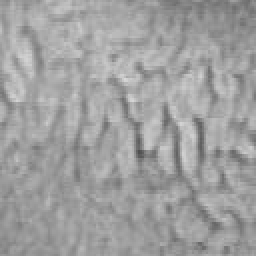
%> input picture marsh_0.jpg, 128 x 128 px (shown 2 times larger)
$ octave demo.m   (GNU Octave 9; MATLAB toolbox functions it lacks are replaced by stand-ins)
%> lines starting %> are read from the running program, lines starting %| are printed output that depends on the picture
### ShapeCurvatureHistogram.m
function [feature_vector,thetaXYEdgePixels,CurvEdgePixels,Gdir,BW,Igray] = ...
    ShapeCurvatureHistogram(image,sigma,threshold,windowSize,NumberOfBins,histnorm)

%%***********************************************************************%
%*                     Shape curvature histogram                        *%
%*          Creates a curvature histogram of shapes features.           *%
%*                                                                      *%
%* Code author: Preetham Manjunatha                                     *%
%* Github link: https://github.com/preethamam                           *%
%* Date: 08/02/2021                                                     *%
%************************************************************************%
%
%************************************************************************%
%
% Usage: [feature_vector,thetaXYEdgePixels,CurvEdgePixels,Gdir,BW,Igray] = ...
%        ShapeCurvatureHistogram(image,sigma,threshold,windowSize,NumberOfBins,histnorm)
%
% Inputs: image         - color / grayscale / binary image
%         sigma         - standard deviation of the canny edge detector (optional)
%         threshold     - canny edge detector threshold | 2-element vector
%         windowSize    - sliding window size
%         NumberOfBins  - number of histroam bins size
%         histnorm      - histogram normalization type (default: count)
% Outputs: feature_vector       - histogram of the curvature values
%          thetaXYEdgePixels    - orientation of pixels
%          CurvEdgePixels       - curvature of edge pixels
%          Gdir                 - gradient direction
%          BW                   - binray image
%          Igray                - grayscale image
%
%
% Based on the paper:
% Gadermayr, Michael, Michael Liedlgruber, Andreas Uhl, and Andreas V閏sei.
% "Shape curvature histogram: A shape feature for celiac disease diagnosis."
% In International MICCAI Workshop on Medical Computer Vision, pp. 175-184.
% Springer, Cham, 2013.

% Convert to grayscale
if (size(image,3) > 2)
    Igray = rgb2gray(image);
else
    Igray = image;
end

% Step 1: Edge detection
BW = edge(Igray,'Canny',threshold, sigma);

% Step 2: Gradient directions
[Gmag,Gdir] = imgradient(Igray,'sobel'); %#ok<*ASGLU>
[Gx,Gy] = imgradientxy(Igray,'sobel');

% Step 3: Computation of orientation
thetaXY     = atan2(Gy,Gx);
thetaXYEdgePixels = BW .* thetaXY;

% Step 4: Computation of curvature
CurvXY = nlfilter(thetaXY, [windowSize(1) windowSize(2)], @curvXY);
CurvEdgePixels = BW .* CurvXY;

% Step 5: Generation of feature vector
C = CurvEdgePixels(:);
C = C(C~=0);
[counts,edges,bin] = histcounts(C,NumberOfBins,'Normalization',histnorm);
feature_vector = counts/numel(C);

% Sliding window function
function out = curvXY(inputMatrix)
        thetaMax = max(max(inputMatrix));
        thetaMin = min(min(inputMatrix));

        deltaXY = max(thetaMax,thetaMin) - min(thetaMax,thetaMin);

        if(deltaXY <= pi)
            out = deltaXY;
        elseif (deltaXY > pi)
            out = 2*pi - deltaXY;
        end
end
end

### imoverlay.m
function out = imoverlay(in, mask, color)
%IMOVERLAY Create a mask-based image overlay.
%   OUT = IMOVERLAY(IN, MASK, COLOR) takes an input image, IN, and a binary
%   image, MASK, and produces an output image whose pixels in the MASK
%   locations have the specified COLOR.
%
%   IN should be a grayscale or an RGB image of class uint8, uint16, int16,
%   logical, double, or single.  If IN is double or single, it should be in
%   the range [0, 1].  If it is not in that range, you might want to use
%   mat2gray to scale it into that range.
%
%   MASK should be a two-dimensional logical matrix.
%
%   COLOR should be a 1-by-3 vector of values in the range [0, 1].  [0 0 0]
%   is black, and [1 1 1] is white.
%
%   OUT is a uint8 RGB image.
%
%   Examples
%   --------
%   Overlay edge detection result in green over the original image.
%
%       I = imread('cameraman.tif');
%       bw = edge(I, 'canny');
%       rgb = imoverlay(I, bw, [0 1 0]);
%       imshow(rgb)
%
%   Treating the output of peaks as an image, overlay the values greater than
%   7 in red.  The output of peaks is not in the usual grayscale image range
%   of [0, 1], so use mat2gray to scale it.
%
%       I = peaks;
%       mask = I > 7;
%       rgb = imoverlay(mat2gray(I), mask, [1 0 0]);
%       imshow(rgb, 'InitialMagnification', 'fit')

%   Steven L. Eddins
%   Copyright 2006-2012 The MathWorks, Inc.

% If the user doesn't specify the color, use white.
DEFAULT_COLOR = [1 1 1];
if nargin < 3
    color = DEFAULT_COLOR;
end

% Force the 2nd input to be logical.
mask = (mask ~= 0);

% Make the uint8 the working data class.  The output is also uint8.
in_uint8 = im2uint8(in);
color_uint8 = im2uint8(color);

% Initialize the red, green, and blue output channels.
if ismatrix(in_uint8)
    % Input is grayscale.  Initialize all output channels the same.
    out_red   = in_uint8;
    out_green = in_uint8;
    out_blue  = in_uint8;
else
    % Input is RGB truecolor.
    out_red   = in_uint8(:,:,1);
    out_green = in_uint8(:,:,2);
    out_blue  = in_uint8(:,:,3);
end

% Replace output channel values in the mask locations with the appropriate
% color value.
out_red(mask)   = color_uint8(1);
out_green(mask) = color_uint8(2);
out_blue(mask)  = color_uint8(3);

% Form an RGB truecolor image by concatenating the channel matrices along
% the third dimension.
out = cat(3, out_red, out_green, out_blue);

### demo.m
%% Start parameters
%--------------------------------------------------------------------------
clear; close all; clc;
Start = tic;

%% Inputs
% Read image
I = imread('marsh_0.jpg');
%> I is the input picture: size 128x128x3 uint8; min 79, max 216, mean 159.4
sigma = 1.41;
threshold = [];
windowSize = [3 3];
NumberOfBins  = 8;
histnorm = 'count';

% Shape Curvature Histogram (SCH) function callback
[feature_vector,thetaXYEdgePixels,CurvEdgePixels,Gdir,BW, Igray] = ...
    ShapeCurvatureHistogram(I,sigma,threshold,windowSize,NumberOfBins,histnorm);
%> in ShapeCurvatureHistogram, `BW = edge(Igray,'Canny',threshold, sigma);`:
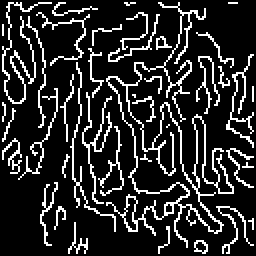
%> BW: size 128x128 logical (shown 2 times larger); 16.4% white in thin lines or dots
%> in ShapeCurvatureHistogram, `[Gmag,Gdir] = imgradient(Igray,'sobel');`:
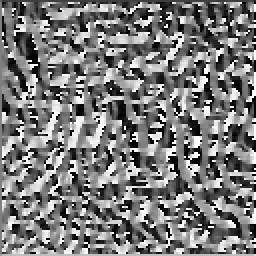
%> Gdir: size 128x128 double (shown 2 times larger); min -180, max 179.9, mean -6.7; drawn with min black and max white
%> in ShapeCurvatureHistogram, `thetaXY     = atan2(Gy,Gx);`:
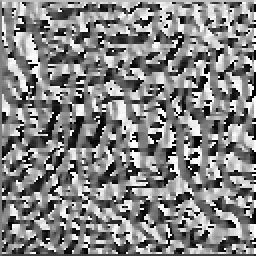
%> thetaXY: size 128x128 double (shown 2 times larger); min -3.14, max 3.14, mean 0.116; drawn with min black and max white
%> in ShapeCurvatureHistogram, `thetaXYEdgePixels = BW .* thetaXY;`:
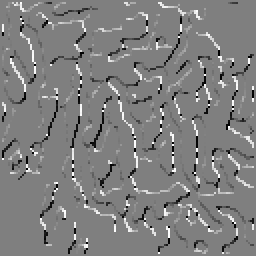
%> thetaXYEdgePixels: size 128x128 double (shown 2 times larger); min -3.14, max 3.14, mean 0.0112; drawn with min black and max white
%> in curvXY, `thetaMax = max(max(inputMatrix));`: thetaMax = 1
%> in curvXY, `deltaXY = max(thetaMax,thetaMin) - min(thetaMax,thetaMin);`: deltaXY = 0
%> in ShapeCurvatureHistogram, `CurvXY = nlfilter(thetaXY, [windowSize(1) windowSize(2)], @curvXY);`:
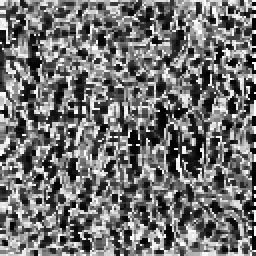
%> CurvXY: size 128x128 double (shown 2 times larger); min 0.00498, max 3.14, mean 1.41; drawn with min black and max white
%> in ShapeCurvatureHistogram, `CurvEdgePixels = BW .* CurvXY;`:
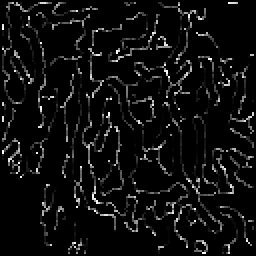
%> CurvEdgePixels: size 128x128 double (shown 2 times larger); min 0, max 3.14, mean 0.178; drawn with min black and max white
%> in ShapeCurvatureHistogram, `C = C(C~=0);`: C = 2690 values, max 3.14 at index 1063, min 0.0101 at index 1770, mean 1.08
%> in ShapeCurvatureHistogram, `[counts,edges,bin] = histcounts(C,NumberOfBins,'Normalization',histnor..`: counts = [587 536 500 409 256 200 113 89]; edges = [0.0101 0.401 0.792 1.18 1.57 1.96 2.35 2.75 3.14]; bin = 2690 values, max 8 at index 1, min 1 at index 4, mean 3.26
%> in ShapeCurvatureHistogram, `feature_vector = counts/numel(C);`: feature_vector = [0.218 0.199 0.186 0.152 0.0952 0.0743 0.042 0.0331]

% Superpose the image and edges
Isuperpose = imoverlay(Igray, BW, [0 0 0]);
%> in imoverlay, `out_red(mask)   = color_uint8(1);`:
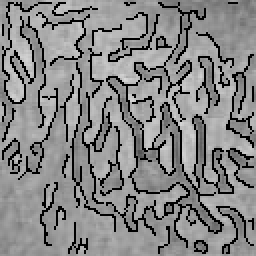
%> out_red: size 128x128 uint8 (shown 2 times larger); min 0, max 216, mean 133.3

%% Show paper like figure
figure;
ax1 = subplot(2,3,1); imshow(Igray); title('Original image')
ax2 = subplot(2,3,2); imshow(BW);    title('Edge map')
ax3 = subplot(2,3,3); imshow(Isuperpose);  title('Superimposed edges')
ax4 = subplot(2,3,4); imagesc(Gdir); colormap(ax4,jet); title('Gradient directions'); axis equal; axis tight; axis off;
ax5 = subplot(2,3,5); imagesc(thetaXYEdgePixels); colormap(ax5,jet); title('Orientations'); axis equal; axis tight; axis off;
ax6 = subplot(2,3,6); imagesc(CurvEdgePixels); colormap(ax6,jet); title('Curvature map'); axis equal; axis tight; axis off;
linkaxes([ax1,ax2,ax3,ax4,ax5,ax6],'xy')

%% End parameters
%--------------------------------------------------------------------------
Runtime = toc(Start);
